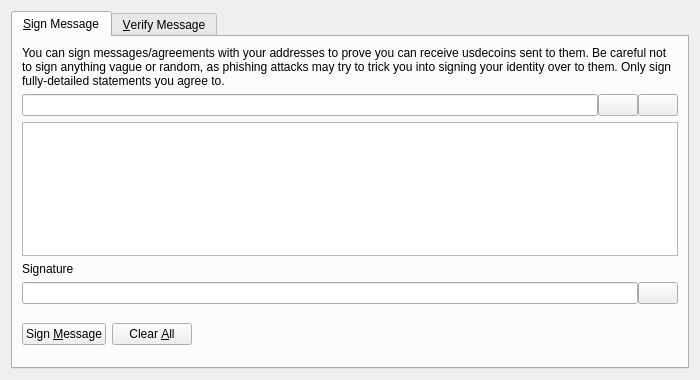
<?xml version="1.0" encoding="UTF-8"?>
<ui version="4.0">
 <class>SignVerifyMessageDialog</class>
 <widget class="QDialog" name="SignVerifyMessageDialog">
  <property name="geometry">
   <rect>
    <x>0</x>
    <y>0</y>
    <width>700</width>
    <height>380</height>
   </rect>
  </property>
  <property name="windowTitle">
   <string>Signatures - Sign / Verify a Message</string>
  </property>
  <property name="modal">
   <bool>true</bool>
  </property>
  <layout class="QVBoxLayout" name="verticalLayout">
   <item>
    <widget class="QTabWidget" name="tabWidget">
     <property name="currentIndex">
      <number>0</number>
     </property>
     <widget class="QWidget" name="tabSignMessage">
      <attribute name="title">
       <string>&amp;Sign Message</string>
      </attribute>
      <layout class="QVBoxLayout" name="verticalLayout_SM">
       <item>
        <widget class="QLabel" name="infoLabel_SM">
         <property name="text">
          <string>You can sign messages/agreements with your addresses to prove you can receive usdecoins sent to them. Be careful not to sign anything vague or random, as phishing attacks may try to trick you into signing your identity over to them. Only sign fully-detailed statements you agree to.</string>
         </property>
         <property name="textFormat">
          <enum>Qt::PlainText</enum>
         </property>
         <property name="wordWrap">
          <bool>true</bool>
         </property>
        </widget>
       </item>
       <item>
        <layout class="QHBoxLayout" name="horizontalLayout_1_SM">
         <property name="spacing">
          <number>0</number>
         </property>
         <item>
          <widget class="QValidatedLineEdit" name="addressIn_SM">
           <property name="toolTip">
            <string>The Usdecoin address to sign the message with</string>
           </property>
          </widget>
         </item>
         <item>
          <widget class="QPushButton" name="addressBookButton_SM">
           <property name="toolTip">
            <string>Choose previously used address</string>
           </property>
           <property name="text">
            <string/>
           </property>
           <property name="icon">
            <iconset resource="../usdecoin.qrc">
             <normaloff>:/icons/address-book</normaloff>:/icons/address-book</iconset>
           </property>
           <property name="shortcut">
            <string>Alt+A</string>
           </property>
           <property name="autoDefault">
            <bool>false</bool>
           </property>
          </widget>
         </item>
         <item>
          <widget class="QPushButton" name="pasteButton_SM">
           <property name="toolTip">
            <string>Paste address from clipboard</string>
           </property>
           <property name="text">
            <string/>
           </property>
           <property name="icon">
            <iconset resource="../usdecoin.qrc">
             <normaloff>:/icons/editpaste</normaloff>:/icons/editpaste</iconset>
           </property>
           <property name="shortcut">
            <string>Alt+P</string>
           </property>
           <property name="autoDefault">
            <bool>false</bool>
           </property>
          </widget>
         </item>
        </layout>
       </item>
       <item>
        <widget class="QPlainTextEdit" name="messageIn_SM">
         <property name="toolTip">
          <string>Enter the message you want to sign here</string>
         </property>
        </widget>
       </item>
       <item>
        <widget class="QLabel" name="signatureLabel_SM">
         <property name="text">
          <string>Signature</string>
         </property>
         <property name="textFormat">
          <enum>Qt::PlainText</enum>
         </property>
        </widget>
       </item>
       <item>
        <layout class="QHBoxLayout" name="horizontalLayout_2_SM">
         <property name="spacing">
          <number>0</number>
         </property>
         <item>
          <widget class="QLineEdit" name="signatureOut_SM">
           <property name="font">
            <font>
             <italic>true</italic>
            </font>
           </property>
           <property name="readOnly">
            <bool>true</bool>
           </property>
          </widget>
         </item>
         <item>
          <widget class="QPushButton" name="copySignatureButton_SM">
           <property name="toolTip">
            <string>Copy the current signature to the system clipboard</string>
           </property>
           <property name="text">
            <string/>
           </property>
           <property name="icon">
            <iconset resource="../usdecoin.qrc">
             <normaloff>:/icons/editcopy</normaloff>:/icons/editcopy</iconset>
           </property>
           <property name="autoDefault">
            <bool>false</bool>
           </property>
          </widget>
         </item>
        </layout>
       </item>
       <item>
        <layout class="QHBoxLayout" name="horizontalLayout_3_SM">
         <item>
          <widget class="QPushButton" name="signMessageButton_SM">
           <property name="toolTip">
            <string>Sign the message to prove you own this Usdecoin address</string>
           </property>
           <property name="text">
            <string>Sign &amp;Message</string>
           </property>
           <property name="icon">
            <iconset resource="../usdecoin.qrc">
             <normaloff>:/icons/edit</normaloff>:/icons/edit</iconset>
           </property>
           <property name="autoDefault">
            <bool>false</bool>
           </property>
          </widget>
         </item>
         <item>
          <widget class="QPushButton" name="clearButton_SM">
           <property name="toolTip">
            <string>Reset all sign message fields</string>
           </property>
           <property name="text">
            <string>Clear &amp;All</string>
           </property>
           <property name="icon">
            <iconset resource="../usdecoin.qrc">
             <normaloff>:/icons/remove</normaloff>:/icons/remove</iconset>
           </property>
           <property name="autoDefault">
            <bool>false</bool>
           </property>
          </widget>
         </item>
         <item>
          <spacer name="horizontalSpacer_1_SM">
           <property name="orientation">
            <enum>Qt::Horizontal</enum>
           </property>
           <property name="sizeHint" stdset="0">
            <size>
             <width>40</width>
             <height>48</height>
            </size>
           </property>
          </spacer>
         </item>
         <item>
          <widget class="QLabel" name="statusLabel_SM">
           <property name="font">
            <font>
             <weight>75</weight>
             <bold>true</bold>
            </font>
           </property>
           <property name="text">
            <string/>
           </property>
           <property name="wordWrap">
            <bool>true</bool>
           </property>
          </widget>
         </item>
         <item>
          <spacer name="horizontalSpacer_2_SM">
           <property name="orientation">
            <enum>Qt::Horizontal</enum>
           </property>
           <property name="sizeHint" stdset="0">
            <size>
             <width>40</width>
             <height>48</height>
            </size>
           </property>
          </spacer>
         </item>
        </layout>
       </item>
      </layout>
     </widget>
     <widget class="QWidget" name="tabVerifyMessage">
      <attribute name="title">
       <string>&amp;Verify Message</string>
      </attribute>
      <layout class="QVBoxLayout" name="verticalLayout_VM">
       <item>
        <widget class="QLabel" name="infoLabel_VM">
         <property name="text">
          <string>Enter the receiver's address, message (ensure you copy line breaks, spaces, tabs, etc. exactly) and signature below to verify the message. Be careful not to read more into the signature than what is in the signed message itself, to avoid being tricked by a man-in-the-middle attack. Note that this only proves the signing party receives with the address, it cannot prove sendership of any transaction!</string>
         </property>
         <property name="textFormat">
          <enum>Qt::PlainText</enum>
         </property>
         <property name="alignment">
          <set>Qt::AlignLeading|Qt::AlignLeft|Qt::AlignTop</set>
         </property>
         <property name="wordWrap">
          <bool>true</bool>
         </property>
        </widget>
       </item>
       <item>
        <layout class="QHBoxLayout" name="horizontalLayout_1_VM">
         <property name="spacing">
          <number>0</number>
         </property>
         <item>
          <widget class="QValidatedLineEdit" name="addressIn_VM">
           <property name="toolTip">
            <string>The Usdecoin address the message was signed with</string>
           </property>
          </widget>
         </item>
         <item>
          <widget class="QPushButton" name="addressBookButton_VM">
           <property name="toolTip">
            <string>Choose previously used address</string>
           </property>
           <property name="text">
            <string/>
           </property>
           <property name="icon">
            <iconset resource="../usdecoin.qrc">
             <normaloff>:/icons/address-book</normaloff>:/icons/address-book</iconset>
           </property>
           <property name="shortcut">
            <string>Alt+A</string>
           </property>
           <property name="autoDefault">
            <bool>false</bool>
           </property>
          </widget>
         </item>
        </layout>
       </item>
       <item>
        <widget class="QPlainTextEdit" name="messageIn_VM"/>
       </item>
       <item>
        <widget class="QValidatedLineEdit" name="signatureIn_VM"/>
       </item>
       <item>
        <layout class="QHBoxLayout" name="horizontalLayout_2_VM">
         <item>
          <widget class="QPushButton" name="verifyMessageButton_VM">
           <property name="toolTip">
            <string>Verify the message to ensure it was signed with the specified Usdecoin address</string>
           </property>
           <property name="text">
            <string>Verify &amp;Message</string>
           </property>
           <property name="icon">
            <iconset resource="../usdecoin.qrc">
             <normaloff>:/icons/transaction_0</normaloff>:/icons/transaction_0</iconset>
           </property>
           <property name="autoDefault">
            <bool>false</bool>
           </property>
          </widget>
         </item>
         <item>
          <widget class="QPushButton" name="clearButton_VM">
           <property name="toolTip">
            <string>Reset all verify message fields</string>
           </property>
           <property name="text">
            <string>Clear &amp;All</string>
           </property>
           <property name="icon">
            <iconset resource="../usdecoin.qrc">
             <normaloff>:/icons/remove</normaloff>:/icons/remove</iconset>
           </property>
           <property name="autoDefault">
            <bool>false</bool>
           </property>
          </widget>
         </item>
         <item>
          <spacer name="horizontalSpacer_1_VM">
           <property name="orientation">
            <enum>Qt::Horizontal</enum>
           </property>
           <property name="sizeHint" stdset="0">
            <size>
             <width>40</width>
             <height>48</height>
            </size>
           </property>
          </spacer>
         </item>
         <item>
          <widget class="QLabel" name="statusLabel_VM">
           <property name="font">
            <font>
             <weight>75</weight>
             <bold>true</bold>
            </font>
           </property>
           <property name="text">
            <string/>
           </property>
           <property name="wordWrap">
            <bool>true</bool>
           </property>
          </widget>
         </item>
         <item>
          <spacer name="horizontalSpacer_2_VM">
           <property name="orientation">
            <enum>Qt::Horizontal</enum>
           </property>
           <property name="sizeHint" stdset="0">
            <size>
             <width>40</width>
             <height>48</height>
            </size>
           </property>
          </spacer>
         </item>
        </layout>
       </item>
      </layout>
     </widget>
    </widget>
   </item>
  </layout>
 </widget>
 <customwidgets>
  <customwidget>
   <class>QValidatedLineEdit</class>
   <extends>QLineEdit</extends>
   <header>qt/qvalidatedlineedit.h</header>
  </customwidget>
 </customwidgets>
 <resources>
  <include location="../usdecoin.qrc"/>
 </resources>
 <connections/>
</ui>
